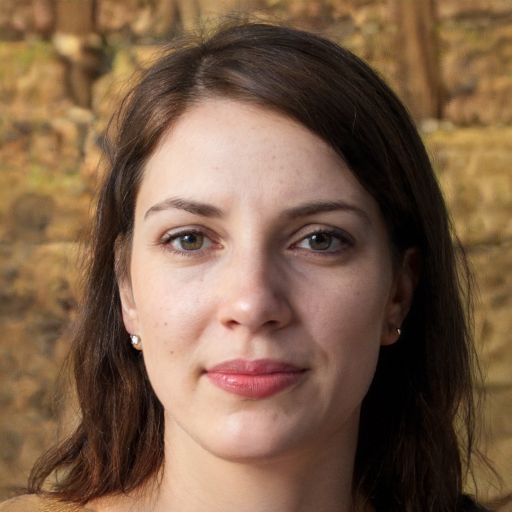
//> input picture images/image.jpg, 1024 x 1024 px (shown at 1/2 size)
$ ./UseMyMethods   (built with g++ and OpenCV 4)
//> lines starting //> are read from the running program, lines starting //| are printed output that depends on the picture
#include <opencv2/opencv.hpp>
#include <algorithm>
#include <vector>

using namespace cv;
using namespace std;


// 获取中值
double sort_color(vector<double> list);

/*
* 中值滤波
* src是输入图像
* dst是输出图像
* size是滤波器的大小，只能够为奇数
*/
void myMedianBlur(const Mat src, Mat& dst, int size);

double** getGaussionArray(int arr_size, double sigma);

/*
* 高斯滤波
* src是输入图像
* dst是输出图像
* size表示滤波器的大小
* sigma表示高斯函数方差
*/
void myGaussianBlur(Mat src, Mat& dst, int size, double sigma);

/* 计算空间权值 */
double** get_space_Array(int _size, int channels, double sigmas);

/* 计算相似度权值 */
double* get_color_Array(int _size, int channels, double sigmar);

/* 双边 扫描计算 */
void doBialteral(cv::Mat* _src, int N, double* _colorArray, double** _spaceArray);

/*
* 双边滤波
*
*/
void myBialteralFilter(cv::Mat* src, cv::Mat* dst, int N, double sigmas, double sigmar);

int main() {
	Mat image = imread("images/image.jpg");
//> image is the input picture: 1024 rows x 1024 cols, CV_8UC3; mean B, G, R 73, 95.7, 124.8
	if (image.empty())
	{
		printf("could not load image\n");
		return -1;
	}

	Mat dst;
	Mat dstf;
	Mat kernel = (Mat_<char>(3, 3) << 0, -1, 0, -1, 5, -1, 0, -1, 0);

	cout << "Program is running, please wait for a moment." << endl;

	// [4 lines of commented-out code are left out]

	myMedianBlur(image, dst, 3);
//> after the loop in myMedianBlur, `for (int i = 0; i < src.rows; i++)`:
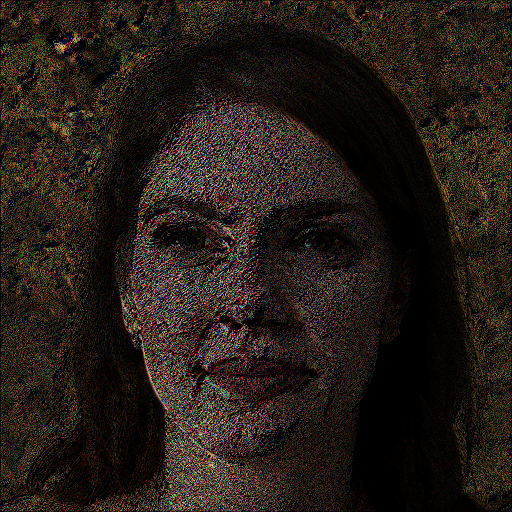
//> _dst: 1024 rows x 1024 cols, CV_8UC3 (shown at 1/2 size); mean B, G, R 20.4, 27, 35.8
	imwrite("images/2/image_MedianBlur.jpg", dst);
	filter2D(dst, dstf, dst.depth(), kernel);
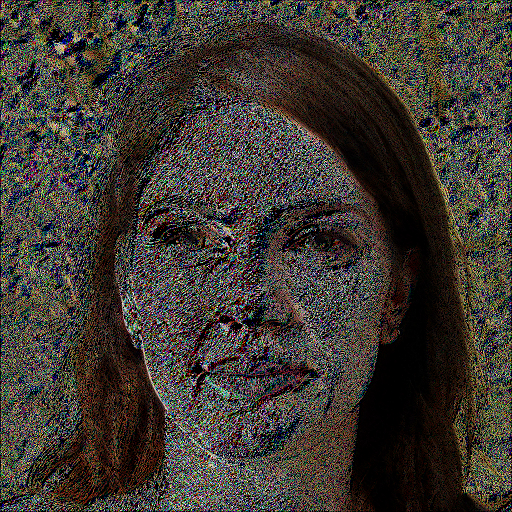
//> dstf: 1024 rows x 1024 cols, CV_8UC3 (shown at 1/2 size); mean B, G, R 50.2, 56.5, 62
	imwrite("images/2/image_MedianBlur_filter.jpg", dstf);

	// [4 lines of commented-out code are left out]

	waitKey(0);

	return 0;
}


// [49 lines left out: functions getGaussionArray, myGaussianBlur, not called in this run]

double sort_color(vector<double> list) {
	nth_element(list.begin(), list.begin() + (list.size() / 2) + 1, list.end());
	return list[(list.size() / 2)];
}

void myMedianBlur(const Mat src, Mat& dst, int size) {
	if ((size % 2) == 0) {
		return;
	}
	if (!src.data) return;
	Mat _dst(src.size(), src.type());
	int bide = size / 2;
	int kernel_size = size * size;
	for (int i = 0; i < src.rows; i++) {
		for (int j = 0; j < src.cols; j++) {
			if ((i - bide) >= 0 && (j - bide) >= 0 && (i + bide) < src.rows && (j + bide) < src.cols) {
				vector<double>kernel_value_0(kernel_size);
				vector<double>kernel_value_1(kernel_size);
				vector<double>kernel_value_2(kernel_size);
				for (int kernel_row = i - bide; kernel_row <= i + bide; kernel_row++) {
					for (int kernel_col = j - bide; kernel_col <= j + bide; kernel_col++) {
						kernel_value_0.push_back(src.at<Vec3b>(kernel_row, kernel_col)[0]);
						kernel_value_1.push_back(src.at<Vec3b>(kernel_row, kernel_col)[1]);
						kernel_value_2.push_back(src.at<Vec3b>(kernel_row, kernel_col)[2]);
					}
				}
				_dst.at<Vec3b>(i, j)[0] = sort_color(kernel_value_0);
				_dst.at<Vec3b>(i, j)[1] = sort_color(kernel_value_1);
				_dst.at<Vec3b>(i, j)[2] = sort_color(kernel_value_2);
			}
		}
	}
	_dst.copyTo(dst);
}

/* 计算空间权值 */
// [20 lines left out: function get_space_Array, not called in this run]

/* 计算相似度权值 */
// [12 lines left out: function get_color_Array, not called in this run]

/* 双边 扫描计算 */
// [66 lines left out: functions doBialteral, myBialteralFilter, not called in this run]
